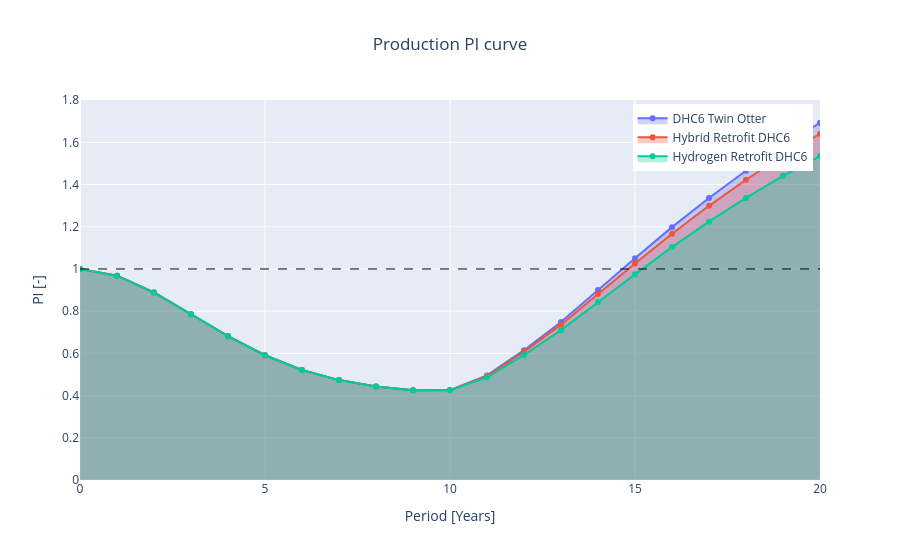

This figure's notebook cell:
### Code cell
from fastga_he.gui.financial_performance_curve import financial_performance_curve

fig = financial_performance_curve(
    [BASELINE_RESULT, HYBRID_RESULT, H2_RESULT],
    name=["DHC6 Twin Otter", "Hybrid Retrofit DHC6", "Hydrogen Retrofit DHC6"],
    financial_parameter="profitability_index",
    zero_reference_value=1.0,
    financial_parameter_axis_label="PI [-]",
)

fig.update_layout(title_text="Production PI curve")
fig.show()

### Figure 1 — Plotly figure (JSON) as saved in the notebook; plotly's stock layout.template omitted (floating-point values rounded to 4 significant figures)
{"data": [{"fill": "tozeroy", "fillcolor": "rgba(99, 110, 250, 0.3)", "line": {"color": "rgba(99, 110, 250, 1.0)"}, "mode": "lines+markers", "name": "DHC6 Twin Otter", "showlegend": true, "type": "scatter", "x": [0.0, 1.0, 2.0, 3.0, 4.0, 5.0, 6.0, 7.0, 8.0, 9.0, 10.0, 11.0, 12.0, 13.0, 14.0, 15.0, 16.0, 17.0, 18.0, 19.0, 20.0], "y": [1.0, 0.9682, 0.8886, 0.7858, 0.6815, 0.5911, 0.5216, 0.4733, 0.4429, 0.4253, 0.4261, 0.4956, 0.6151, 0.7489, 0.9004, 1.051, 1.198, 1.336, 1.465, 1.585, 1.693]}, {"fill": "tozeroy", "fillcolor": "rgba(239, 85, 59, 0.3)", "line": {"color": "rgba(239, 85, 59, 1.0)"}, "mode": "lines+markers", "name": "Hybrid Retrofit DHC6", "showlegend": true, "type": "scatter", "x": [0.0, 1.0, 2.0, 3.0, 4.0, 5.0, 6.0, 7.0, 8.0, 9.0, 10.0, 11.0, 12.0, 13.0, 14.0, 15.0, 16.0, 17.0, 18.0, 19.0, 20.0], "y": [1.0, 0.9682, 0.8886, 0.7858, 0.6815, 0.5911, 0.5216, 0.4733, 0.4429, 0.4253, 0.4258, 0.4928, 0.6076, 0.7361, 0.8814, 1.026, 1.167, 1.299, 1.423, 1.538, 1.641]}, {"fill": "tozeroy", "fillcolor": "rgba(0, 204, 150, 0.3)", "line": {"color": "rgba(0, 204, 150, 1.0)"}, "mode": "lines+markers", "name": "Hydrogen Retrofit DHC6", "showlegend": true, "type": "scatter", "x": [0.0, 1.0, 2.0, 3.0, 4.0, 5.0, 6.0, 7.0, 8.0, 9.0, 10.0, 11.0, 12.0, 13.0, 14.0, 15.0, 16.0, 17.0, 18.0, 19.0, 20.0], "y": [1.0, 0.9682, 0.8886, 0.7858, 0.6815, 0.5911, 0.5216, 0.4733, 0.4429, 0.4253, 0.4251, 0.4869, 0.5924, 0.7101, 0.843, 0.9745, 1.104, 1.224, 1.337, 1.441, 1.535]}], "layout": {"autosize": true, "legend": {"x": 0.99, "xanchor": "right", "y": 0.99, "yanchor": "top"}, "shapes": [{"line": {"color": "black", "dash": "dash", "width": 1}, "type": "line", "x0": 0, "x1": 1, "xref": "x domain", "y0": 1, "y1": 1, "yref": "y"}], "title": {"text": "Production PI curve", "x": 0.5}, "xaxis": {"autorange": true, "range": [0, 20], "title": {"text": "Period [Years]"}, "type": "linear"}, "yaxis": {"autorange": true, "range": [0, 1.822], "title": {"text": "PI [-]"}, "type": "linear"}}}
